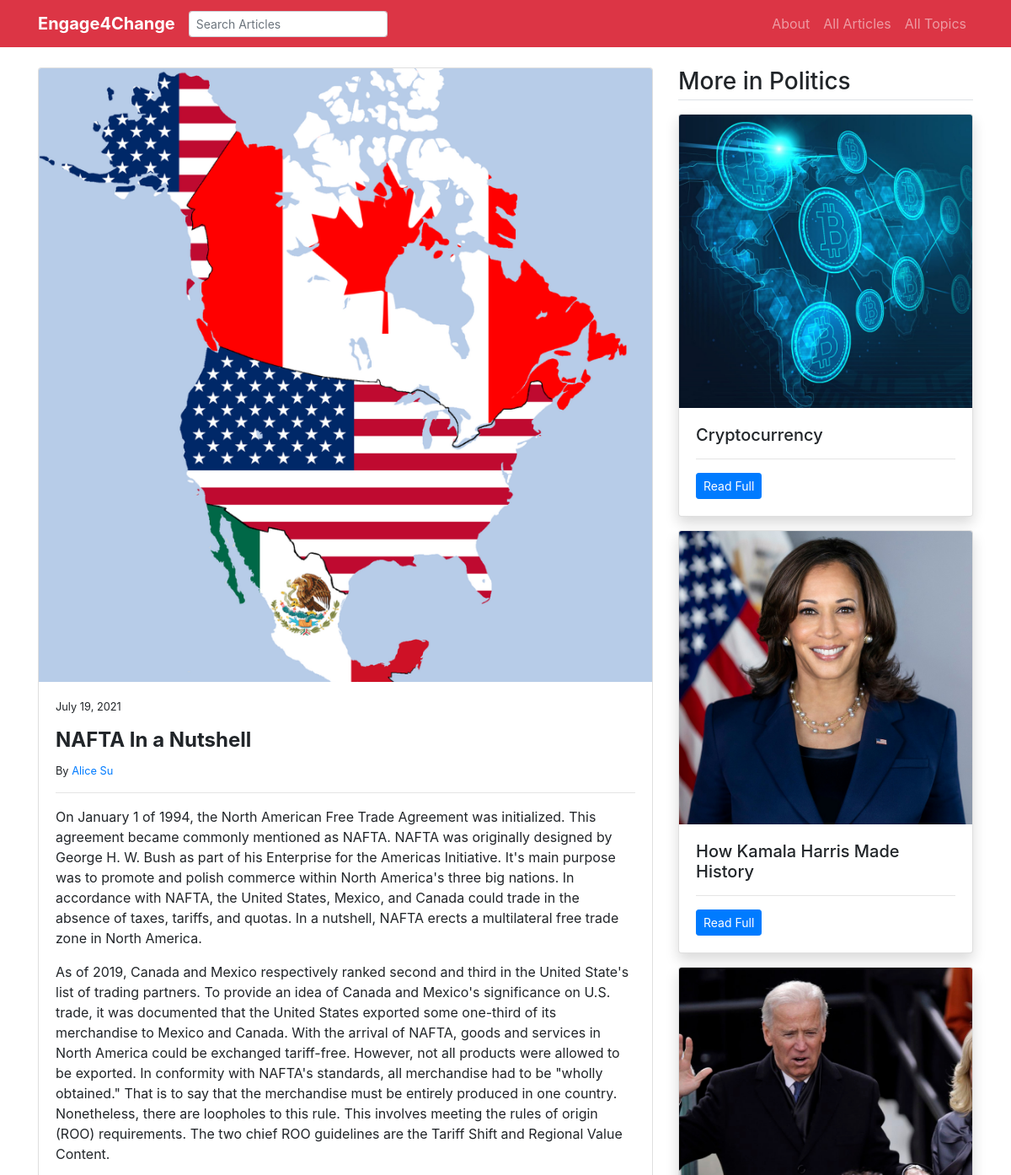
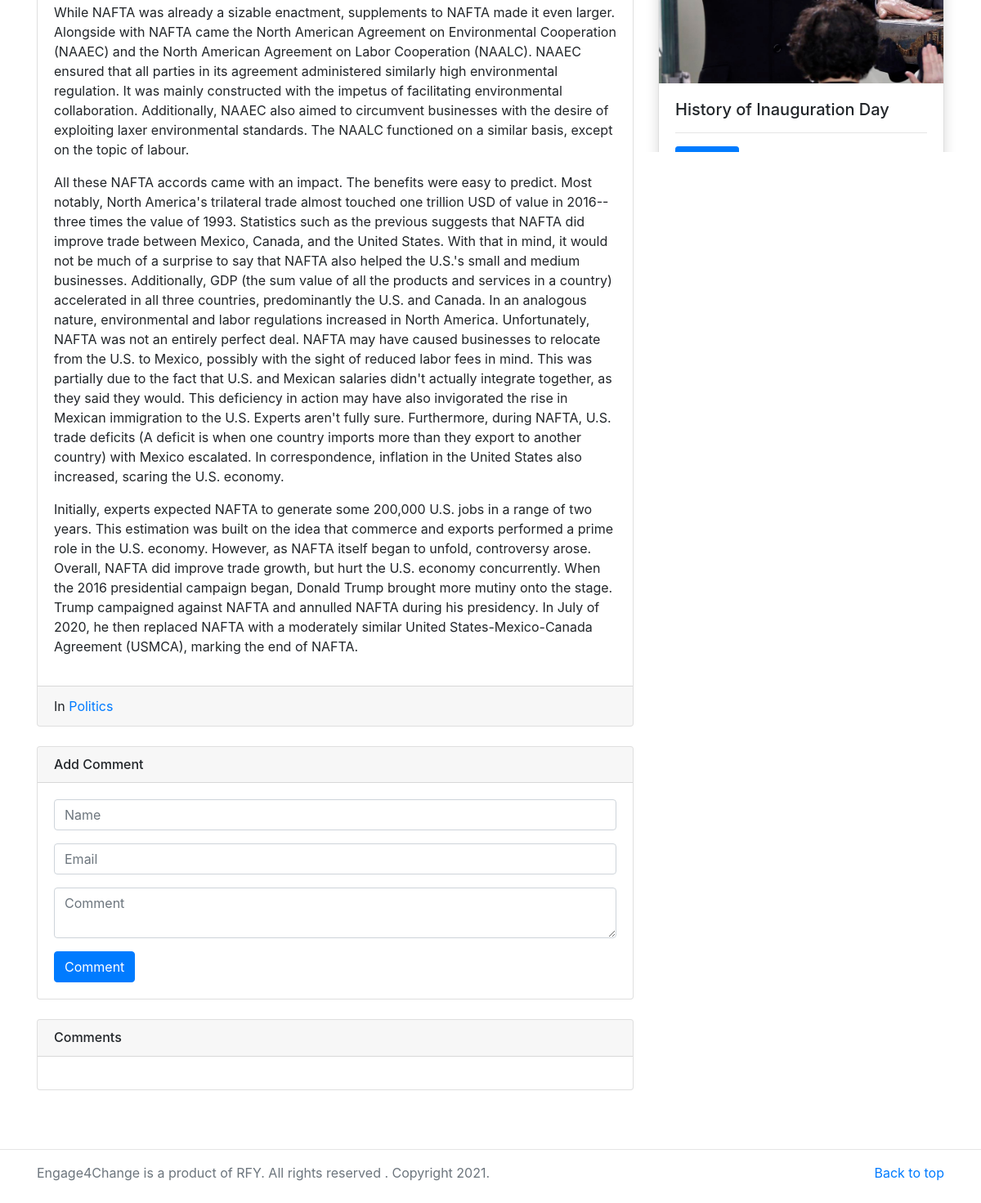
/detail/17, run on the app's committed database (2 pictures, top to bottom).
### main/models.py (models this page shows, shortened)
class News(models.Model):
    category = models.ForeignKey(Category, on_delete=models.CASCADE)
    title = models.CharField(max_length=300)
    author = models.CharField(max_length=300, default="")
    writer = models.ForeignKey(Person, on_delete=models.CASCADE, default=1)
    image = models.ImageField(upload_to='imgs/')
    detail = models.TextField()
    add_time = models.DateField()
    class Meta:
        verbose_name_plural = 'News'

class Person(models.Model):
    name = models.CharField(max_length=100)
    position = models.CharField(max_length=100)
    bio = models.TextField()
    writer = models.BooleanField(default=False)
    editor = models.BooleanField(default=False)
    web_developer = models.BooleanField(default=False)
    image = models.ImageField(upload_to='imgs/')
    class Meta:
        verbose_name_plural = 'People'
    def __str__(self):
        return self.name

class Category(models.Model):
    title = models.CharField(max_length=200)
    category_image = models.ImageField(upload_to='imgs/')
    class Meta:
        verbose_name_plural = 'Categories'

### main/views.py (the view, shortened to what this page needs)
# urls.py: path('detail/<int:id>', views.detail, name='detail'),
def detail(request, id):
    news = News.objects.get(pk=id)
    category = Category.objects.get(id=news.category.id)
    related_news = News.objects.filter(
        category=category).exclude(id=id).order_by('-id')[:4]
    comments = Comment.objects.filter(news=news, status=True).order_by('-id')
    return render(request, 'detail.html', {
        'news': news,
        'related_news': related_news,
        'comments': comments,
    })

### main/templates/detail.html (shortened to what this page needs)
{% extends 'base.html' %}
{% block content %}
<main class="container mt-4 mb-5">
    <div class="row my-3">
        <div class="col-md-8">
            <div class="card mb-3">
                <img src="/media/{{news.image}}" class="card-img-top" alt="{{news.title}}">
                <div class="card-body">
                    <p class="card-text small">{{news.add_time}}</p>
                    <h4 class="card-title font-weight-bold">{{news.title}}</h4>
                    <p class="card-text small">By <a href="/bios/{{news.writer.id}}" class="primary">{{news.writer}}</a></p>
                    <hr />
                    <p class="card-text">{{news.detail | linebreaks}}</p>
                </div>
                <div class="card-footer">
                    In <a href="/category/{{news.category.id}}">{{news.category.title}}</a>
                </div>
            </div>
            <div class="card my-4">
                <h6 class="card-header">Add Comment</h6>
                <div class="card-body">
                    <form method="post" action="/detail/{{news.id}}">
                        <div class="form-group row">
                            <div class="col-md-12">
                                <input type="text" name="name" placeholder="Name" required class="form-control" />
                            </div>
                        </div>
                        <div class="form-group row">
                            <div class="col-md-12">
                                <input type="temailext" name="email" placeholder="Email" required class="form-control" />
                            </div>
                        </div>
                        <div class="form-group row">
                            <div class="col-md-12">
                                <textarea class="form-control" placeholder="Comment" name="message" required></textarea>
                            </div>
                        </div>
                        <input type="submit" class="btn btn-primary" value="Comment" />
                </div>
            </div>
            <div class="card my-4">
                <h6 class="card-header">Comments</h6>
                <div class="card-body">
                </div>
            </div>
        </div>
        <div class="col-md-4" style="max-height: 1500px; overflow: auto;">
            <h3 class="mb-3 border-bottom pb-1">More in {{news.category.title}}</h3>
            {% for news in related_news %}
            <div class="card mb-3 shadow">
                <img src="/media/{{news.image}}" class="card-img-top" alt="{{news.title}}">
                <div class="card-body">
                    <h5 class="card-title">{{news.title}}</h5>
                    <hr />
                    <p class="card-text"><a href="/detail/{{news.id}}" class="btn btn-sm btn-primary">Read Full</a></p>
                </div>
            </div>
            {% endfor %}
        </div>
    </div>
</main>
{% endblock %}

### data on the page
News: image (picture), add_time "July 19, 2021", title "NAFTA In a Nutshell", writer "Alice Su", detail "On January 1 of 1994, the North American Free Trade Agreement was initialized. This agreement became commonly mentioned as NAFTA. NAFTA was originally designed by George H. W. Bush as part of his Enterprise for the Americas Initiative. It's main purpose was to promote and polish commerce within North America's three big nations. In accordance with NAFTA, the United States, Mexico, and Canada could trade in the absence of taxes, tariffs, and quotas. In a nutshell, NAFTA erects a multilateral free trade zone in North America. As of 2019, Canada and Mexico respectively ranked second and third in the United State's list of trading partners. To provide an idea of Canada and Mexico's significance…", category "Politics"
News: image (picture), title "Cryptocurrency"
News: image (picture), title "How Kamala Harris Made History"
News: image (picture), title "History of Inauguration Day"
